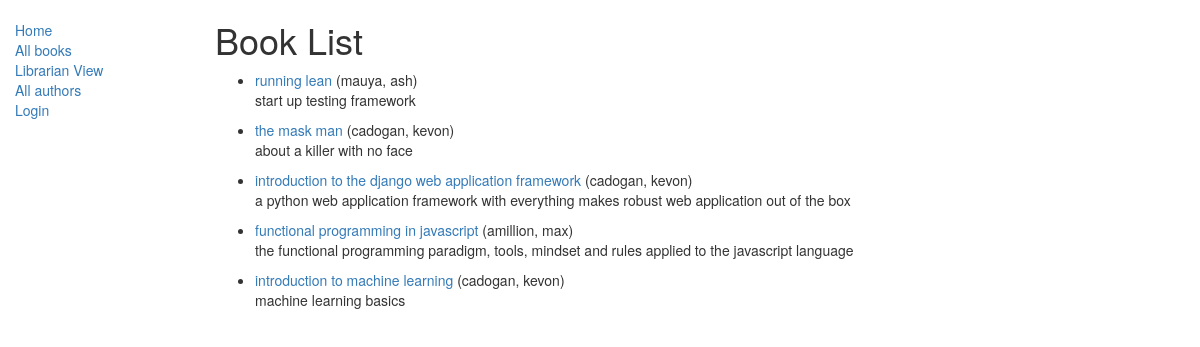
/catalog/books/, run on the app's committed database.
### catalog/models.py (models this page shows, shortened)
class Book(models.Model):
    title = models.CharField(max_length=200)
    author = models.ForeignKey('Author', on_delete=models.SET_NULL, null=True)
    lanuage = models.ForeignKey(Language, on_delete=models.SET_NULL, null=True)
    summary = models.TextField(max_length=1000, help_text='Enter a brief description of the book')
    isbn = models.CharField('ISBN',max_length=13, help_text='13 Character <a href="https://www.isbn-international.org/content/what-isbn">ISBN number</a>')
    genre = models.ManyToManyField(Genre, help_text='Select a genre for this book')
    def get_absolute_url(self):
        return reverse('book-detail', args=[str(self.id)])
    class Meta:
        permissions = (('librarian','student'),)

class Author(models.Model):
    first_name = models.CharField(max_length=100)
    last_name = models.CharField(max_length=100)
    date_of_birth = models.DateField(null=True, blank=True)
    date_of_death = models.DateField('Died', null=True, blank=True)
    class Meta:
        ordering = ["last_name","first_name"]
    def __str__(self):
        return '{0}, {1}'.format(self.last_name,self.first_name)

### catalog/views.py (the view)
# urls.py: path('books/', views.BookListView.as_view(), name='books'),
class BookListView(generic.ListView):
    model = Book
    template_name = 'book_list.html'
    paginate_by = 10

### catalog/templates/book_list.html (shortened to what this page needs)
{% extends "base_generic.html" %}
{% block content %}
    <h1>Book List</h1>
    {% if book_list %}
    <ul>
      {% for book in book_list %}
      <li>
        <a href="{{ book.get_absolute_url }}">{{ book.title }}</a> ({{book.author}})
        <p>
          {{book.summary}}
        </p>
      </li>
      {% endfor %}
    </ul>
    {% else %}
      <p>There are no books in the library.</p>
    {% endif %}
{% endblock %}

### catalog/templates/base_generic.html (shortened to what this page needs)
<!DOCTYPE html>
<html lang="en">
<head>
  <link rel="stylesheet" href="https://maxcdn.bootstrapcdn.com/bootstrap/3.3.7/css/bootstrap.min.css">
  {% load static %}
  <link rel="stylesheet" href="{% static 'css/styles.css' %}">
</head>
<body>
  <div class="container-fluid">
    <div class="row">
      <div class="col-sm-2">
      {% block sidebar %}
      <ul class="sidebar-nav">
          <li><a href="{% url 'index' %}">Home</a></li>
          <li><a href="{% url 'books' %}">All books</a></li>
          <li><a href="{% url 'librarian-books' %}"> Librarian View</a></li>
          <li><a href="">All authors</a></li>
          {% if user.is_authenticated %}
     <li>User: {{ user.get_username }}</li>
    <li><a href="{% url 'my-borrowed' %}">My Borrowed</a></li>
     <li><a href="{% url 'logout'%}?next={{request.path}}">Logout</a></li>
   {% else %}
     <li><a href="{% url 'login'%}?next={{request.path}}">Login</a></li>
   {% endif %}
      </ul>
     {% endblock %}
      </div>
      <div class="col-sm-10 ">
      {% block content %}
      {% endblock %}
      </div>
    </div>
  </div>
</body>
</html>

### catalog/static/css/styles.css (style rules this page uses)
.sidebar-nav { margin-top: 20px; padding: 0; list-style: none; }

### data on the page
Book: title "running lean", author "mauya, ash", summary "start up testing framework"
Book: title "the mask man", author "cadogan, kevon", summary "about a killer with no face"
Book: title "introduction to the django web application framework", author "cadogan, kevon", summary "a python web application framework with everything makes robust web application out of the box"
Book: title "functional programming in javascript", author "amillion, max", summary "the functional programming paradigm, tools, mindset and rules applied to the javascript language"
Book: title "introduction to machine learning", author "cadogan, kevon", summary "machine learning basics"
